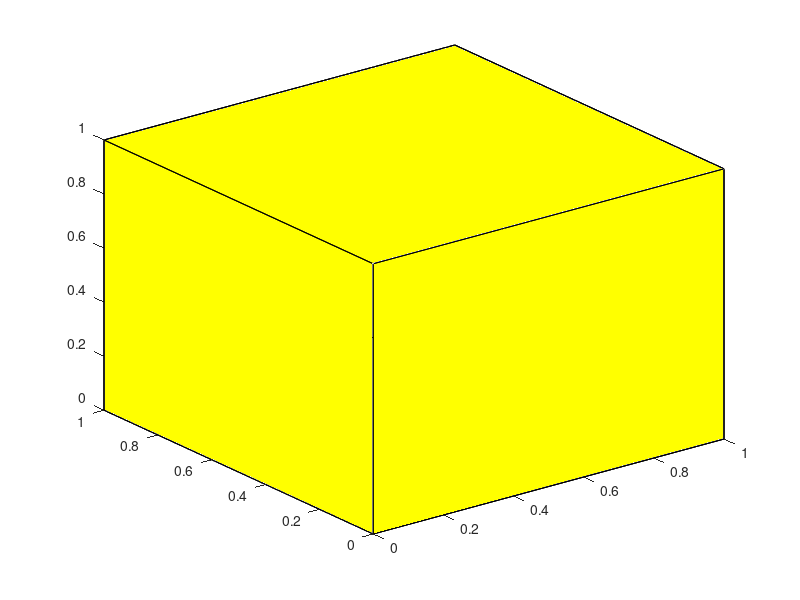

Here is the MATLAB script that generated this plot:
x=[0 1 1 0 0 0;1 1 0 0 1 1;1 1 0 0 1 1;0 1 1 0 0 0];

y=[0 0 1 0 0 0;0 1 1 1 0 0;0 1 1 1 1 1;0 0 1 0 1 1];

z=[0 0 0 0 0 1;0 0 0 0 0 1;1 1 1 1 0 1;1 1 1 1 0 1];

fill3(x,y,z, 'y')